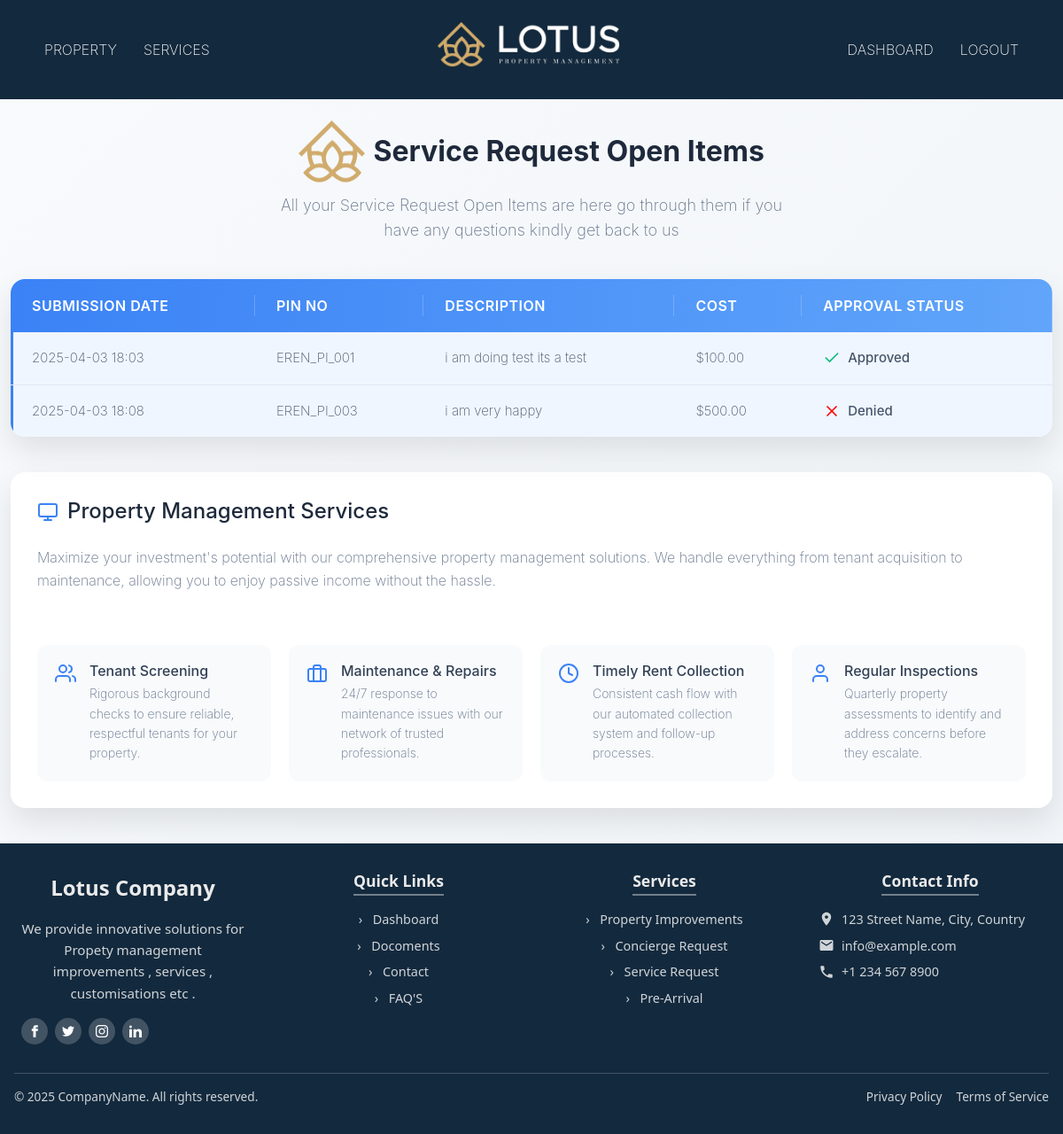
The app's page /property/property-improvements/open/ (signed in), older data.
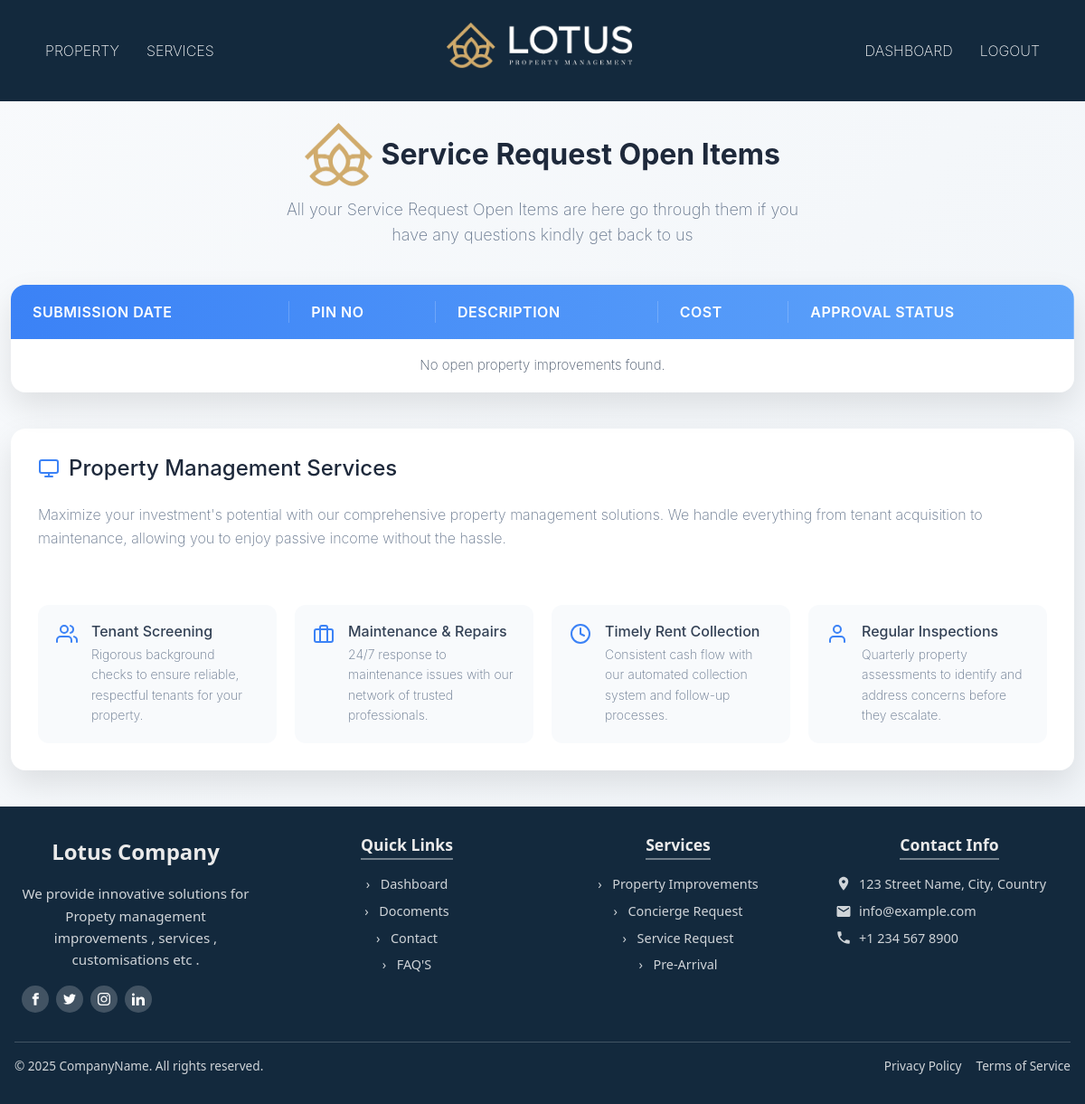
The same page, newer data.
### propertydetails/models.py (models this page shows)
class PropertyImprovement(models.Model):
    STATUS_CHOICES = [
        ('pending', 'Pending'),
        ('open', 'Open'),
        ('completed', 'Completed'),
        ('denied', 'Denied'),
    ]
    CLIENT_APPROVAL_CHOICES = [
        ('pending', 'Pending'),
        ('Approved', 'Approved'),
        ('Deny', 'Deny'),
    ]
    client = models.ForeignKey(Client, on_delete=models.CASCADE, related_name="property_improvements")
    vendor = models.ForeignKey(Vendor, on_delete=models.SET_NULL, null=True, blank=True)
    pino = models.CharField(max_length=50, unique=True)
    description = models.TextField()
    cost = models.DecimalField(max_digits=10, decimal_places=2, null=True, blank=True)
    status = models.CharField(max_length=10, choices=STATUS_CHOICES, default='pending')
    client_approval = models.CharField(max_length=20, choices=CLIENT_APPROVAL_CHOICES, default='pending')
    created_at = models.DateTimeField(auto_now_add=True)
    updated_at = models.DateTimeField(auto_now=True)

### propertydetails/views.py (the view)
# urls.py: path('property-improvements/open/', open_property_improvements, name='open_property_improvements'),
def open_property_improvements(request):
    client_id = request.session.get("client_id")
    if not client_id:
        messages.error(request, "You must be logged in to view this page.")
        return redirect("mainapp:client_login")
    property_improvements = PropertyImprovement.objects.filter(client_id=client_id, status="open")
    print(f"Client ID: {client_id}")  # Debugging: Check if client_id exists
    print(f"Query Result: {property_improvements}")  # Debugging: Check what the query returns
    return render(request, "property/open_property_improvements.html", {"property_improvements": property_improvements})

### template/property/open_property_improvements.html (shortened to what the changed rows need)
{% extends "outbase.html" %}
{% load static %}
{% block content %}
    <div class="container">
        <div class="table-container">
            <table class="services-table">
                <thead>
                    <tr>
                        <th>Submission Date</th>
                        <th>PIN No</th>
                        <th>Description</th>
                        <th>Cost</th>
                        <th>Approval Status</th>
                    </tr>
                </thead>
                <tbody>
                    {% for improvement in property_improvements %}
                    <tr class="{% if improvement.status == 'open' %}active{% endif %}">
                        <td>{{ improvement.created_at|date:"Y-m-d H:i" }}</td>
                        <td>{{ improvement.pino }}</td>
                        <td>{{ improvement.description }}</td>
                        <td>${{ improvement.cost|default:"N/A" }}</td>
                        <td class="availability-badge">
                            {% if improvement.client_approval == "Approved" %}
                                <svg xmlns="http://www.w3.org/2000/svg" width="20" height="20" viewBox="0 0 24 24" fill="none" stroke="#10b981" stroke-width="2" stroke-linecap="round" stroke-linejoin="round">
                                    <polyline points="20 6 9 17 4 12"></polyline>
                                </svg>
                                Approved
                            {% elif improvement.client_approval == "Deny" %}
                                <svg xmlns="http://www.w3.org/2000/svg" width="20" height="20" viewBox="0 0 24 24" fill="none" stroke="red" stroke-width="2" stroke-linecap="round" stroke-linejoin="round">
                                    <line x1="18" y1="6" x2="6" y2="18"></line>
                                    <line x1="6" y1="6" x2="18" y2="18"></line>
                                </svg>
                                Denied
                            {% endif %}
                        </td>
                    </tr>
                    {% empty %}
                    <tr>
                        <td colspan="5" class="text-center">No open property improvements found.</td>
                    </tr>
                    {% endfor %}
                </tbody>
            </table>
        </div>
        <div class="service-details">
            <h2>
                Property Management Services
            </h2>
        </div>
    </div>
{% endblock content %}

Row changes from the older to the newer data that the page shows:
removed PropertyImprovement: created_at "2025-04-03 18:03", pino "EREN_PI_001", description "i am doing test its a test", cost "100.00", client_approval "Approved" (drawn)
removed PropertyImprovement: created_at "2025-04-03 18:08", pino "EREN_PI_003", description "i am very happy", cost "500.00", client_approval "Deny" (drawn)
Text that changed along with them:
text now shown: "No open property improvements found."
